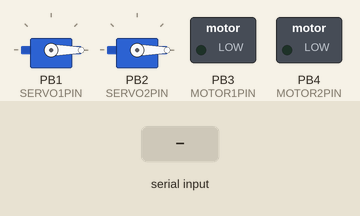
This sketch was run on a simulated ATtiny85, built with avr-gcc and run on an emulated ATtiny85. Parts: 2 × servo, switched loads named in the sketch (green lamp = pin HIGH). Inputs (shaded band) come from the test bench.

Above: at 1.2 s.
1.3 s: "l" received over the second serial link
At 2.0 s:
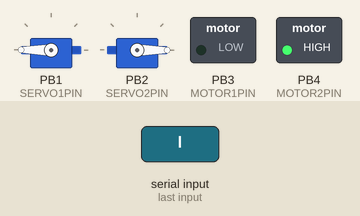
2.8 s: "r" received over the second serial link
At 3.1 s:
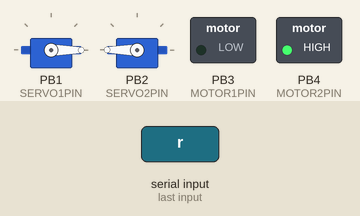
4.3 s: "f" received over the second serial link
At 5.4 s:
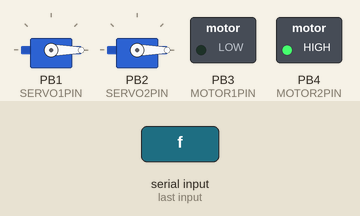
5.8 s: "b" received over the second serial link
At 6.6 s:
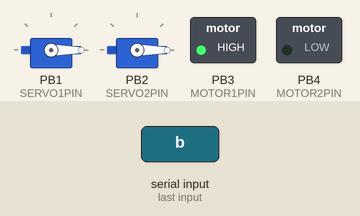
7.3 s: "1" received over the second serial link
At 7.7 s:
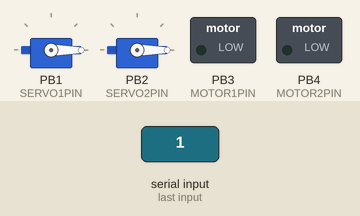
Timing chart, 0 to 9.8 s (numbered marks = the images above; inputs shaded):
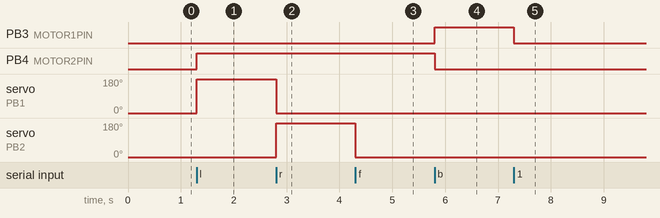

Measured:
- after the input at 1.3 s, PB4 (MOTOR2PIN): LOW → HIGH at once; servo on PB1 (SERVO1PIN): 0° → 180° at once
- after the input at 2.8 s, servo on PB1 (SERVO1PIN): 180° → 0° at once; servo on PB2 (SERVO2PIN): 0° → 180° at once
- after the input at 4.3 s, servo on PB2 (SERVO2PIN): 180° → 0° at once
- after the input at 5.8 s, PB3 (MOTOR1PIN): LOW → HIGH at once; PB4 (MOTOR2PIN): HIGH → LOW at once
- after the input at 7.3 s, PB3 (MOTOR1PIN): HIGH → LOW at once

The sketch:

Spider.ino
```cpp
// (licence header left out)
#include <SoftwareSerial.h>
#include <Adafruit_SoftServo.h>

#define SERVO1PIN 1
#define SERVO2PIN 2
#define MOTOR1PIN 3
#define MOTOR2PIN 4

SoftwareSerial mySerial(0,1); // RX, TX -- note that TX pin 1 is never used for transmitting, but for controlling a servo
Adafruit_SoftServo myServo1, myServo2;  //left and right servo, depends on your setup
long previousMillis = 0;      // will be used for refreshing the servos. Necessary for the ATtiny85 chip
const int interval = 20;

void setup()
{
  mySerial.begin(9600);
  myServo1.attach(SERVO1PIN);
  myServo1.write(0);
  myServo2.attach(SERVO2PIN);
  myServo2.write(0);
  delay(15);
  refreshServosNow();  //we need to refresh the servos
  pinMode(MOTOR1PIN, OUTPUT);
  pinMode(MOTOR2PIN, OUTPUT);
  digitalWrite(MOTOR1PIN,LOW);
  digitalWrite(MOTOR2PIN,LOW);
}

void loop()
{
  if (mySerial.available()){
    char inChar = mySerial.read();
    switch (inChar) {
    case 'l': //turn counter-clockwise
      motorGoFront();
      servosTurnLeft();
      break;
    case 'r': //turn clock-wise
      motorGoFront();
      servosTurnRight();
      break;
    case 'f': //go ahead
      motorGoFront();
      servosIdle();
      break;
    case 'b': //go back
      motorGoBack();
      servosIdle();
      break;
    default: //if you receive something that you don't know, just stop
      motorStop();
      servosIdle();
    }
  }
  refreshServos(millis());

}

//refreshes the servos as soon as called
void refreshServosNow(){
  myServo1.refresh();
  myServo2.refresh();
}

//refreshes the servos every 20 milliseconds
void refreshServos(long currentMillis){
  if(currentMillis - previousMillis >= interval) {
    previousMillis = currentMillis;
    refreshServosNow();
  }
}

void motorGoFront(){
  digitalWrite(MOTOR1PIN,LOW);
  digitalWrite(MOTOR2PIN,HIGH);
}

void motorGoBack(){
  digitalWrite(MOTOR1PIN,HIGH);
  digitalWrite(MOTOR2PIN,LOW);
}

void motorStop(){ //this could also be achieved by giving HIGH to both
  digitalWrite(MOTOR1PIN,LOW);
  digitalWrite(MOTOR2PIN,LOW);
}

void servosTurnLeft(){
  myServo1.write(180);
  myServo2.write(0);
  refreshServosNow();
  delay(20);
}

void servosTurnRight(){
  myServo1.write(0);
  myServo2.write(180);
  refreshServosNow();
  delay(20);
}

void servosIdle(){
  myServo1.write(0);
  myServo2.write(0);
  refreshServosNow();
  delay(20);
}
```
